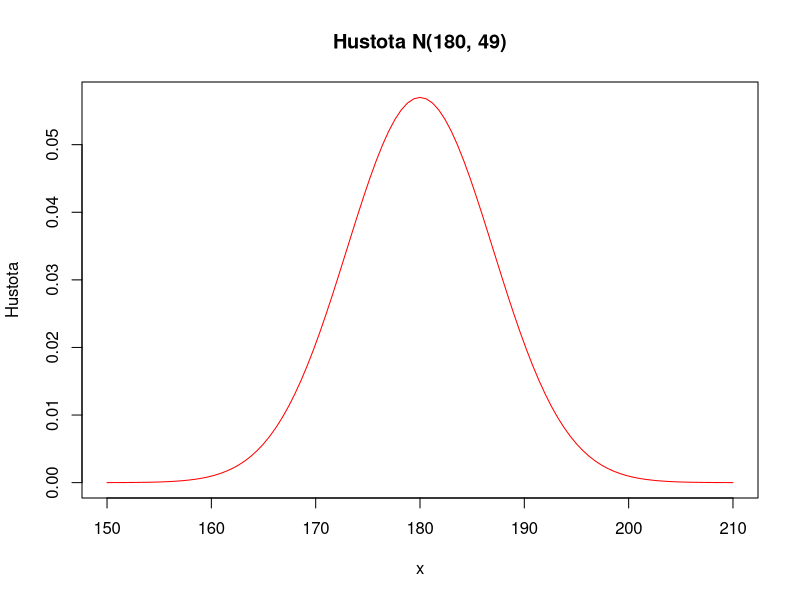
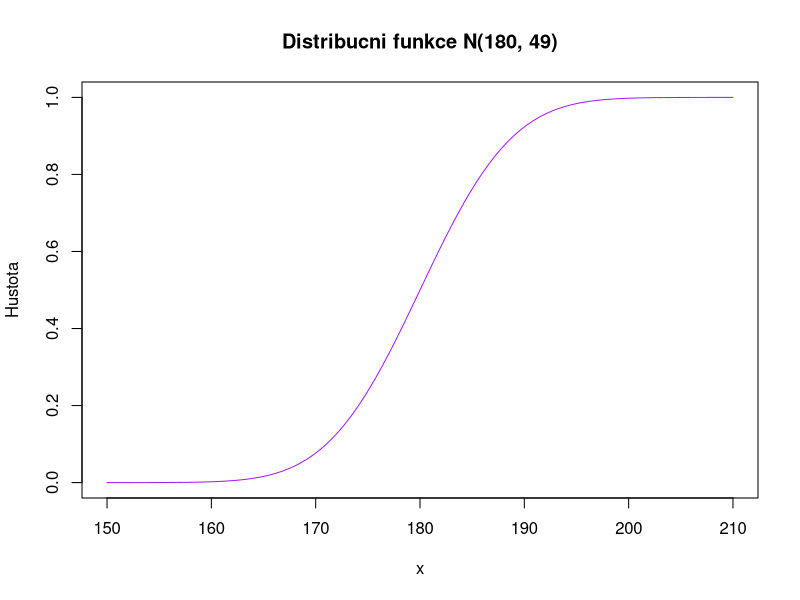
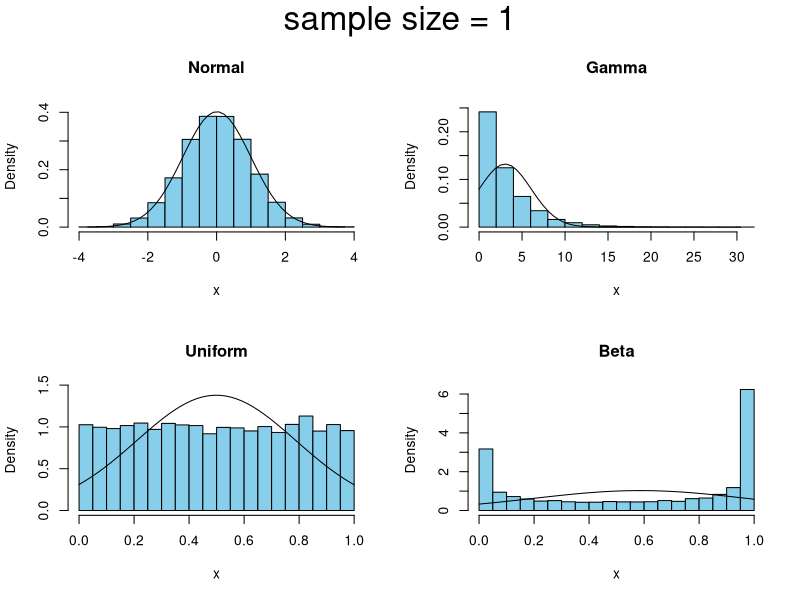
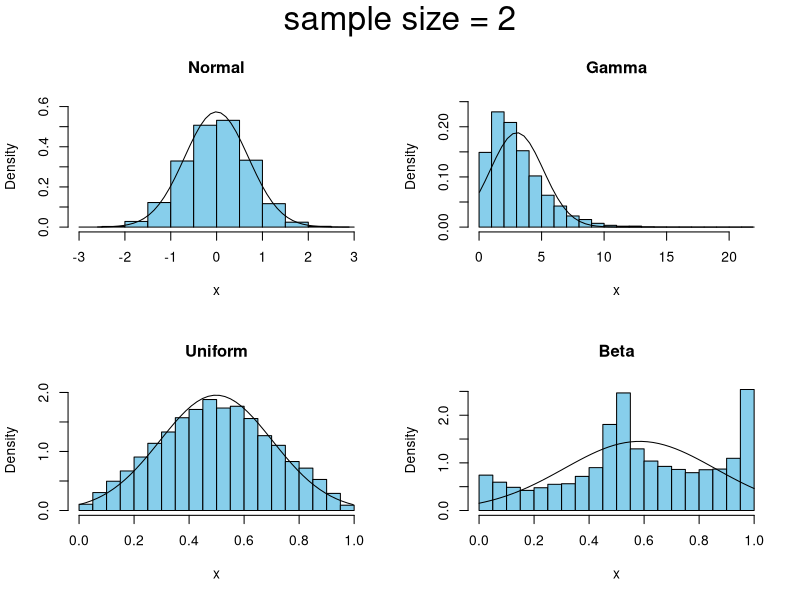
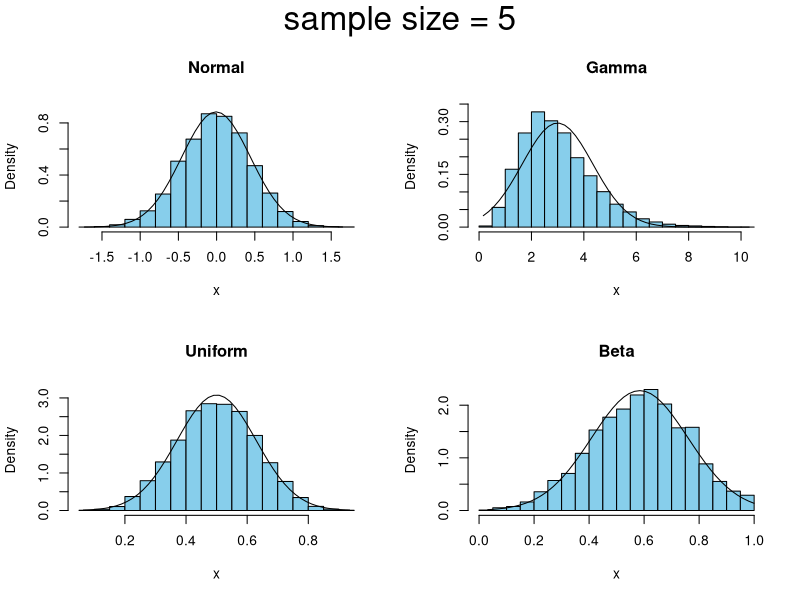
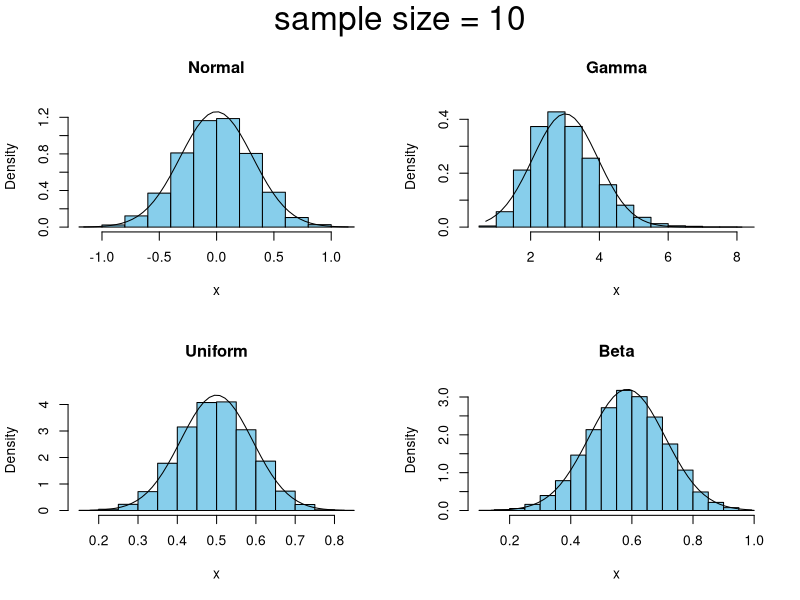
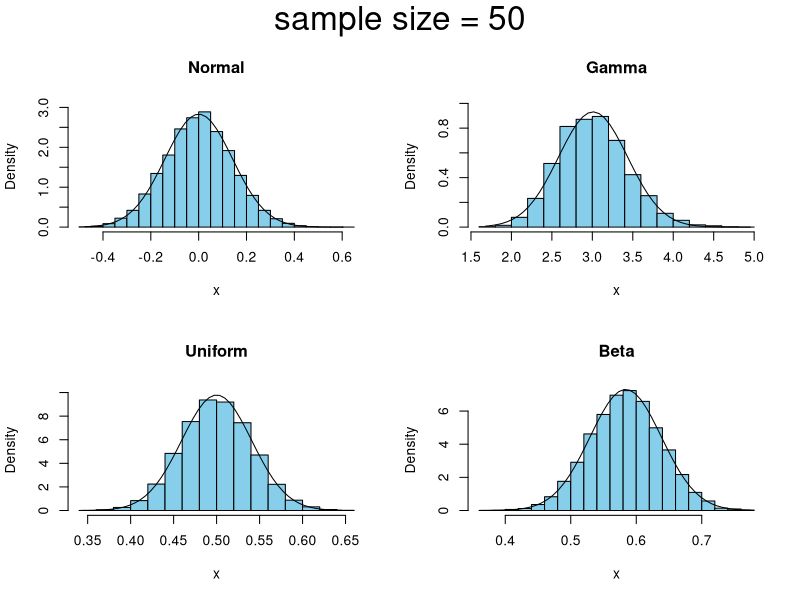
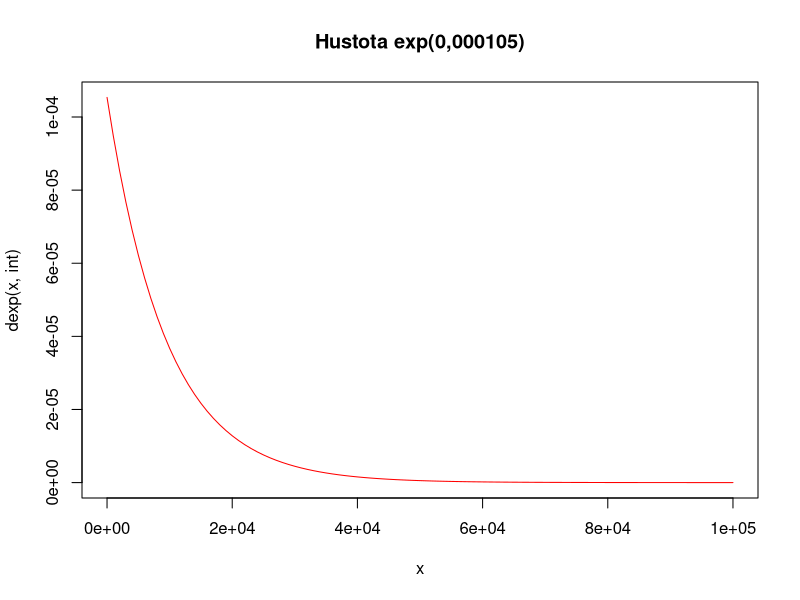

The R source for these figures, in order:
#############################
### Priklady na pravdepodobnost

### Diskretni rozdeleni
## Binomicke rozdeleni: n - pocet pokusu, p - pst uspechu
#   pocet uspechu v n-pokusech
# pbinom(k,n,p) - distribucni funkce
# dbinom(k,n,p) - pravdepodobnostni funcke
# stredni hodnota n*p
# rozptyl n*p*(1-p)

## Hypergeometricke rozdeleni: w - pocet bilych kouli v osudi, b - pocet cernych kouli v osudi
#   n - pocet kouli tazenych z osudi
#   pocet bilych kouli mezi n tazenymi
# phyper(k,w,b,n) - distribucni funkce
# dhyper(k,w,b,n) - pravdepodobnostni funcke
# stredni hodnota n*w/(w+b)
# rozptyl (n*w/(w+b))*(1-w/(w+b))*((w+b-n)/(w+b-1))

## Geometricke rozdeleni: p - pravdepodobnost uspechu
# cekani na prvni uspech, do prikazu se zadava pocet neuspechu pred prvnim uspechem
# pgeom(k,p) - distribucni funkce
# dgeom(k,p) - pravdepodobnostni funcke
# stredni hodnota (1-p)/p
# rozptyl (1-p)/p^2


## Poissonovo rozdeleni: lambda - stredni hodnota
# pocet udalosti
# ppois(k,lambda) - distribucni funkce
# dpois(k,lambda) - pravdepodobnostni funcke
# stredni hodnota lambda
# rozptyl lambda

## Negativni binomicke rozdeleni: n - pocet uspechu, p - pst uspechu
# pnbinom(k,n,p) - distribucni funkce
# dnbinom(k,n,p) - pravdepodobnostni funcke

#################################
### Spojita rozdeleni
## Normalni rozdeleni: mu - stredni hodnota, sigma - smerodatna odchylka
# pnorm(x,mu,sigma) - distribucni funkce

# hustota - vyska dospelych muzu
curve(dnorm(x,180,7),from=150,to=210, main="Hustota N(180, 49)",col="red",ylab="Hustota")
# distribucni funkce - vyska dospelych muzu
curve(pnorm(x,180,7),from=150,to=210, main="Distribucni funkce N(180, 49)",col="purple",ylab="Hustota")

## Lognormalni rozdeleni: mu , sigma (velicina ln(X) ~ N(mu, sigma^2))
# plnorm(x,mu,sigma) - distribucni funkce
# qlnorm(x,mu,sigma) - kvantilova funkce
# stredni hodnota exp(mu+sigma^2/2)
# rozptyl (exp(sigma^2)+2)*exp(2*mu+sigma^2)

## Exponencialni rozdeleni: int - intenzita
# pexp(x,int) - distribucni funkce
# qexp(x,int) - kvantilova funkce
# distribucni funkce P(X <= t) = 1 - exp(-int*t)
# stredni hodnota 1/int
# rozptyl 1/int^2

#################################
### Centralni limitni veta
## Rozdeleni souctu nezavislych, stejne rozdelenych nahodnych velicina
#  konverguje k normalnimu pro pocet techto velicin rostouci nade vsechny meze.
#
library(TeachingDemos)
clt.examp(1)
clt.examp(2)
clt.examp(5)
clt.examp(10)
clt.examp(50)

#Nechť náhodná proměnná jest x N(2,5) - směrodatná rozptylka a rozptyl
# Stanovte kvartily  této proměnné a lvartilové rozpětí, to interpretujte.
# qnorm(x,mu,sigma) - kvantilova funkce
#hledáme první, druhý a třetí kvartil - 
qnorm(c(1/4,1/2,3/4),2,sqrt(5))
qnorm(3/4,2,sqrt(5)) - qnorm(1/4,2,sqrt(5))
#0,4951, 2.0000, 3.5082 rozpětí -> 3,5082 - 0,4951 -> 3.01641

# Pojištění 
qlnorm(1/2, 6, sqrt(2))
qlnorm(0.95,6,sqrt(2))

# N (2,9)
1-pnorm(0.5,2,3) # větší jak 0.5
1-pnorm(-1.2,2,3) #větší jak 1,2
pnorm(-1.2,2,3) # menší jak 1,2
pnorm(1,2,3) - pnorm(-0.5,2,3) # mezi -0,5 a 1
# X(20,25) -> U = X-u/sd(x) -> X-20/5  U má střední hodnotu 20 a směrodatnou odchylku 1
(1.645*5)+20
#,ám P(u <1,645)=0,95 mám z toho najít x, kde platí - P(X<x)=0,95


#Exponenciální - střední doba = 1/lambda
# P(x<=1000) = 0.1 -> <= znamená distribuční fce pexp -> 1-exp(-int*t)
int = -log(0.9)/1000
1/int
#1/int jest střední hodnota
1/(int*int)
curve(dexp(x,int),from=0,to=100000, main="Hustota exp(0,000105)", col='red')
#P(X>365)=1-dexp(365,int)
1-pexp(365,int)
#P(200<x<700)
pexp(700,int) - pexp(200,int)
#2000 dní střední hodnota
#P(>=3000) tím pádem 1-pexp(3000,1/2000)
int <- 1/2000
1-pexp(3000,1/2000)
#Nebude fungovat dýl, než střední hodnota
pexp(2000,1/2000)
qexp(0.05,1/2000)
curve(dexp(x,int),from=0,to=100000, main="Hustota exp(0,000105)", col='red')


#Centrální nilmitní věta 
